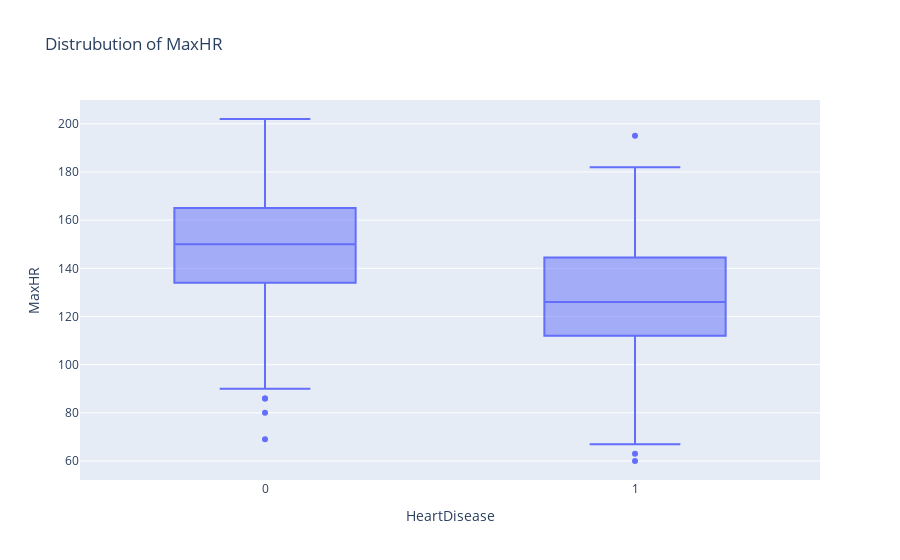

The code cell stored with this chart in its notebook:
### Code cell
fig = px.box(df,y="MaxHR",x="HeartDisease",title=f"Distrubution of MaxHR")
fig.show()

### Figure 1 — Plotly figure (JSON) as saved in the notebook; plotly's stock layout.template omitted (floating-point values rounded to 4 significant figures; data arrays with more than 128 entries replaced by an {"elided": "..."} marker saying what was removed)
{"data": [{"alignmentgroup": "True", "hovertemplate": "HeartDisease=%{x}<br>MaxHR=%{y}<extra></extra>", "legendgroup": "", "marker": {"color": "#636efa"}, "name": "", "notched": false, "offsetgroup": "", "orientation": "v", "showlegend": false, "type": "box", "x": {"elided": "918 int values"}, "x0": " ", "xaxis": "x", "y": {"elided": "918 int values"}, "y0": " ", "yaxis": "y"}], "layout": {"boxmode": "group", "legend": {"tracegroupgap": 0}, "title": {"text": "Distrubution of MaxHR"}, "xaxis": {"anchor": "y", "domain": [0, 1], "title": {"text": "HeartDisease"}}, "yaxis": {"anchor": "x", "domain": [0, 1], "title": {"text": "MaxHR"}}}}
